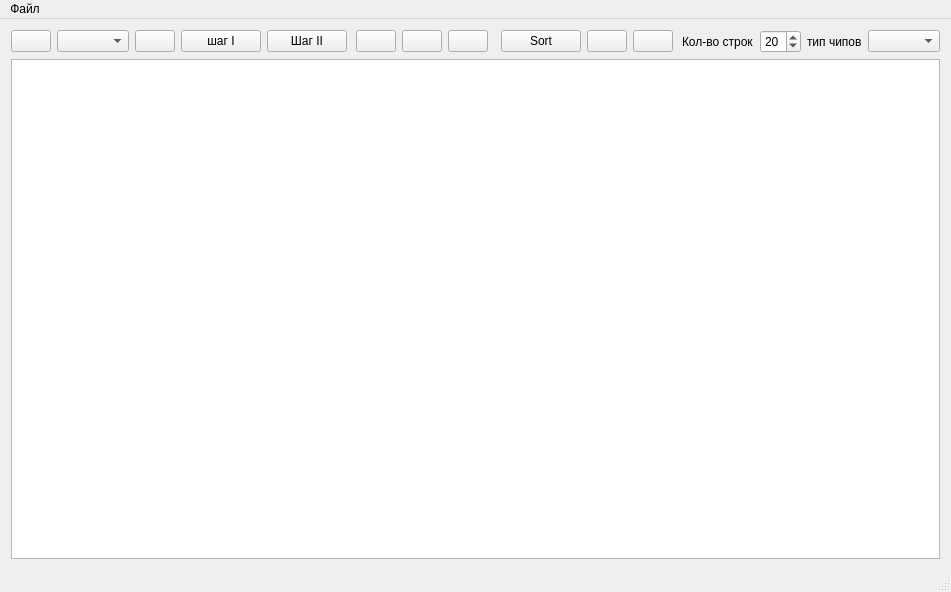
<?xml version="1.0" encoding="UTF-8"?>
<ui version="4.0">
 <class>MakeConfig</class>
 <widget class="QMainWindow" name="MakeConfig">
  <property name="geometry">
   <rect>
    <x>0</x>
    <y>0</y>
    <width>951</width>
    <height>592</height>
   </rect>
  </property>
  <property name="windowTitle">
   <string>Waterer configurator</string>
  </property>
  <widget class="QWidget" name="centralWidget">
   <layout class="QVBoxLayout" name="verticalLayout">
    <item>
     <layout class="QHBoxLayout" name="horizontalLayout">
      <item>
       <widget class="QPushButton" name="btObserve">
        <property name="toolTip">
         <string>Поиск устройств</string>
        </property>
        <property name="text">
         <string/>
        </property>
        <property name="icon">
         <iconset resource="resources.qrc">
          <normaloff>:/icons/res/search.png</normaloff>:/icons/res/search.png</iconset>
        </property>
       </widget>
      </item>
      <item>
       <widget class="QComboBox" name="cmbDevice">
        <property name="sizePolicy">
         <sizepolicy hsizetype="Expanding" vsizetype="Fixed">
          <horstretch>0</horstretch>
          <verstretch>0</verstretch>
         </sizepolicy>
        </property>
        <property name="baseSize">
         <size>
          <width>180</width>
          <height>0</height>
         </size>
        </property>
       </widget>
      </item>
      <item>
       <widget class="QPushButton" name="btnConnect">
        <property name="toolTip">
         <string>Соединиться</string>
        </property>
        <property name="text">
         <string/>
        </property>
        <property name="icon">
         <iconset resource="resources.qrc">
          <normaloff>:/icons/res/connect.png</normaloff>:/icons/res/connect.png</iconset>
        </property>
       </widget>
      </item>
      <item>
       <widget class="QPushButton" name="btDetect">
        <property name="toolTip">
         <string>Найти сенсор,ш 1</string>
        </property>
        <property name="text">
         <string>шаг I</string>
        </property>
        <property name="icon">
         <iconset resource="resources.qrc">
          <normaloff>:/icons/res/find.png</normaloff>:/icons/res/find.png</iconset>
        </property>
       </widget>
      </item>
      <item>
       <widget class="QPushButton" name="btDetect2">
        <property name="toolTip">
         <string>Найти сенсор, ш2</string>
        </property>
        <property name="text">
         <string>Шаг II</string>
        </property>
        <property name="icon">
         <iconset resource="resources.qrc">
          <normaloff>:/icons/res/find.png</normaloff>:/icons/res/find.png</iconset>
        </property>
       </widget>
      </item>
      <item>
       <spacer name="horizontalSpacer_3">
        <property name="orientation">
         <enum>Qt::Horizontal</enum>
        </property>
        <property name="sizeHint" stdset="0">
         <size>
          <width>40</width>
          <height>20</height>
         </size>
        </property>
       </spacer>
      </item>
      <item>
       <widget class="QPushButton" name="btApplyDetected">
        <property name="toolTip">
         <string>Записать сенсор в текущую строку</string>
        </property>
        <property name="text">
         <string/>
        </property>
        <property name="icon">
         <iconset resource="resources.qrc">
          <normaloff>:/icons/res/apply.png</normaloff>:/icons/res/apply.png</iconset>
        </property>
       </widget>
      </item>
      <item>
       <widget class="QPushButton" name="btSave">
        <property name="toolTip">
         <string>Сохранить</string>
        </property>
        <property name="text">
         <string/>
        </property>
        <property name="icon">
         <iconset resource="resources.qrc">
          <normaloff>:/icons/res/save.png</normaloff>:/icons/res/save.png</iconset>
        </property>
       </widget>
      </item>
      <item>
       <widget class="QPushButton" name="btOpen">
        <property name="toolTip">
         <string>Открыть...</string>
        </property>
        <property name="text">
         <string/>
        </property>
        <property name="icon">
         <iconset resource="resources.qrc">
          <normaloff>:/icons/res/open.png</normaloff>:/icons/res/open.png</iconset>
        </property>
       </widget>
      </item>
      <item>
       <spacer name="horizontalSpacer">
        <property name="orientation">
         <enum>Qt::Horizontal</enum>
        </property>
        <property name="sizeHint" stdset="0">
         <size>
          <width>40</width>
          <height>20</height>
         </size>
        </property>
       </spacer>
      </item>
      <item>
       <spacer name="horizontalSpacer_2">
        <property name="orientation">
         <enum>Qt::Horizontal</enum>
        </property>
        <property name="sizeHint" stdset="0">
         <size>
          <width>40</width>
          <height>20</height>
         </size>
        </property>
       </spacer>
      </item>
      <item>
       <widget class="QPushButton" name="btnSort">
        <property name="text">
         <string>Sort</string>
        </property>
       </widget>
      </item>
      <item>
       <widget class="QPushButton" name="btSend">
        <property name="toolTip">
         <string>Отправить</string>
        </property>
        <property name="text">
         <string/>
        </property>
        <property name="icon">
         <iconset resource="resources.qrc">
          <normaloff>:/icons/res/transmit.png</normaloff>:/icons/res/transmit.png</iconset>
        </property>
       </widget>
      </item>
      <item>
       <widget class="QPushButton" name="btnGetVals">
        <property name="toolTip">
         <string>Запросить текущее состояние</string>
        </property>
        <property name="text">
         <string/>
        </property>
        <property name="icon">
         <iconset resource="resources.qrc">
          <normaloff>:/icons/res/download.png</normaloff>:/icons/res/download.png</iconset>
        </property>
       </widget>
      </item>
      <item>
       <spacer name="horizontalSpacer_4">
        <property name="orientation">
         <enum>Qt::Horizontal</enum>
        </property>
        <property name="sizeHint" stdset="0">
         <size>
          <width>40</width>
          <height>20</height>
         </size>
        </property>
       </spacer>
      </item>
      <item>
       <widget class="QLabel" name="label">
        <property name="text">
         <string>Кол-во строк</string>
        </property>
       </widget>
      </item>
      <item>
       <widget class="QSpinBox" name="spnRows">
        <property name="value">
         <number>20</number>
        </property>
       </widget>
      </item>
      <item>
       <widget class="QLabel" name="label_2">
        <property name="text">
         <string>тип чипов</string>
        </property>
       </widget>
      </item>
      <item>
       <widget class="QComboBox" name="cbChipType">
        <property name="currentIndex">
         <number>-1</number>
        </property>
       </widget>
      </item>
     </layout>
    </item>
    <item>
     <widget class="QTableWidget" name="tblConfig"/>
    </item>
   </layout>
  </widget>
  <widget class="QMenuBar" name="menuBar">
   <property name="geometry">
    <rect>
     <x>0</x>
     <y>0</y>
     <width>951</width>
     <height>21</height>
    </rect>
   </property>
   <widget class="QMenu" name="menu">
    <property name="title">
     <string>Файл</string>
    </property>
    <addaction name="mnuSetup"/>
    <addaction name="separator"/>
    <addaction name="mnuExit"/>
   </widget>
   <addaction name="menu"/>
  </widget>
  <widget class="QStatusBar" name="statusBar"/>
  <action name="mnuExit">
   <property name="text">
    <string>Выход</string>
   </property>
  </action>
  <action name="mnuSetup">
   <property name="text">
    <string>Глобальные настройки...</string>
   </property>
  </action>
  <action name="action_2">
   <property name="text">
    <string>-</string>
   </property>
  </action>
 </widget>
 <layoutdefault spacing="6" margin="11"/>
 <resources>
  <include location="resources.qrc"/>
 </resources>
 <connections/>
</ui>
